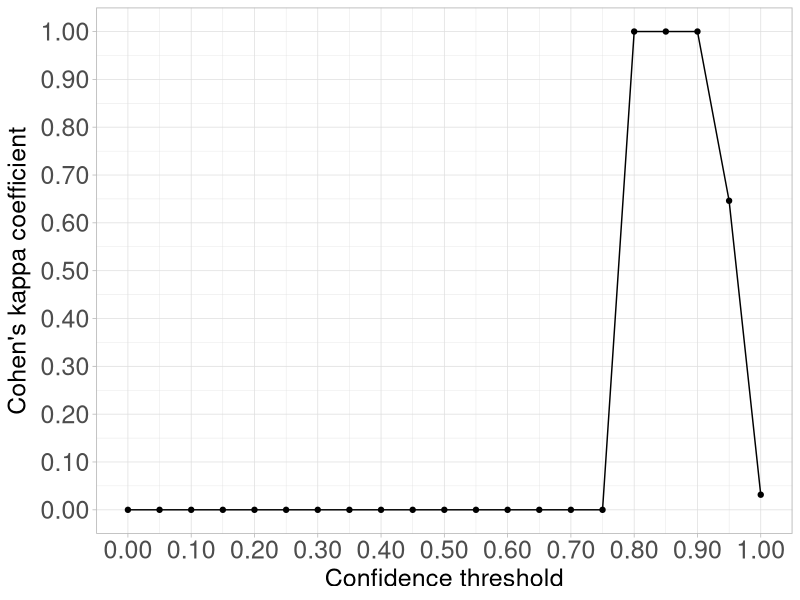

Write R code to recreate this figure.
## ---- chunk 1
library(ggplot2)
## ---- chunk 2
thresholds = c(0.0,0.05,0.1,0.15,0.2,0.25,0.3,0.35,0.4,0.45,0.5,0.55,0.6,0.65,0.7,0.75,0.8,0.85,0.9,0.95,1.0)
kappas = c(0.0,0.0,0.0,0.0,0.0,0.0,0.0,0.0,0.0,0.0,0.0,0.0,0.0,0.0,0.0,0.0,1.0,1.0,1.0,0.6461538461538462,0.03157894736842093)

df <- data.frame(
  thresholds = thresholds,
  kappas = kappas
)
## ---- chunk 3
y_top <- ceiling(1 * 10) / 10   # rounds up to next 0.1

picture <- ggplot(df, aes(x = thresholds, y = kappas)) +
  geom_line() +
  geom_point() +
  scale_x_continuous(
    breaks = seq(0, 1, by = 0.1),
    labels = scales::number_format(accuracy = 0.01)
  ) +
  scale_y_continuous(
    limits = c(0, y_top),
    breaks = seq(0, y_top, by = 0.1),
    labels = scales::number_format(accuracy = 0.01)
  ) +
  labs(
    x = "Confidence threshold",
    #y = expression("Cohen's Kappa (" * kappa * ") coefficient")
    y = expression("Cohen's kappa coefficient")
  ) +
  theme_light()+
  theme(
    axis.title.x = element_text(size = 18), 
    axis.title.y = element_text(size = 18),  
    axis.text.x = element_text(size = 18),   
    axis.text.y = element_text(size = 18),
    legend.text  = element_text(size = 18)
  )

picture
